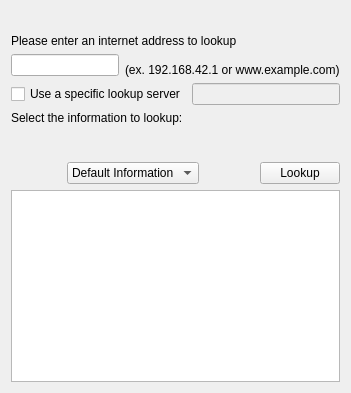
     <widget class="QWidget" name="tab_lookup">
      <attribute name="title">
       <string>Lookup</string>
      </attribute>
      <layout class="QVBoxLayout" name="verticalLayout_4">
       <property name="topMargin">
        <number>34</number>
       </property>
       <item>
        <widget class="QWidget" name="widget_4" native="true">
         <property name="minimumSize">
          <size>
           <width>0</width>
           <height>150</height>
          </size>
         </property>
         <property name="maximumSize">
          <size>
           <width>16777215</width>
           <height>150</height>
          </size>
         </property>
         <layout class="QVBoxLayout" name="verticalLayout_10">
          <property name="leftMargin">
           <number>0</number>
          </property>
          <property name="topMargin">
           <number>0</number>
          </property>
          <property name="rightMargin">
           <number>0</number>
          </property>
          <property name="bottomMargin">
           <number>0</number>
          </property>
          <item>
           <widget class="QLabel" name="label_4">
            <property name="sizePolicy">
             <sizepolicy hsizetype="Preferred" vsizetype="Fixed">
              <horstretch>0</horstretch>
              <verstretch>0</verstretch>
             </sizepolicy>
            </property>
            <property name="text">
             <string>Please enter an internet address to lookup</string>
            </property>
           </widget>
          </item>
          <item>
           <layout class="QHBoxLayout" name="horizontalLayout_4">
            <item>
             <widget class="QLineEdit" name="lookup_address_lineedit"/>
            </item>
            <item>
             <widget class="QLabel" name="label_5">
              <property name="sizePolicy">
               <sizepolicy hsizetype="Preferred" vsizetype="Fixed">
                <horstretch>0</horstretch>
                <verstretch>0</verstretch>
               </sizepolicy>
              </property>
              <property name="text">
               <string>&lt;html&gt;&lt;head/&gt;&lt;body&gt;&lt;p&gt;&lt;span style=&quot; font-size:14pt; vertical-align:sub;&quot;&gt;(ex. 192.168.42.1 or www.example.com)&lt;/span&gt;&lt;/p&gt;&lt;/body&gt;&lt;/html&gt;</string>
              </property>
             </widget>
            </item>
           </layout>
          </item>
          <item>
           <layout class="QHBoxLayout" name="horizontalLayout_5">
            <item>
             <widget class="QCheckBox" name="lookup_use_server_checkbox">
              <property name="text">
               <string>Use a specific lookup server</string>
              </property>
             </widget>
            </item>
            <item>
             <widget class="QLineEdit" name="lookup_server_lineedit">
              <property name="enabled">
               <bool>false</bool>
              </property>
             </widget>
            </item>
           </layout>
          </item>
          <item>
           <widget class="QLabel" name="label_6">
            <property name="text">
             <string>Select the information to lookup:</string>
            </property>
           </widget>
          </item>
          <item>
           <spacer name="verticalSpacer_4">
            <property name="orientation">
             <enum>Qt::Vertical</enum>
            </property>
            <property name="sizeHint" stdset="0">
             <size>
              <width>20</width>
              <height>40</height>
             </size>
            </property>
           </spacer>
          </item>
          <item>
           <layout class="QHBoxLayout" name="horizontalLayout_11">
            <property name="leftMargin">
             <number>0</number>
            </property>
            <property name="topMargin">
             <number>0</number>
            </property>
            <property name="rightMargin">
             <number>0</number>
            </property>
            <property name="bottomMargin">
             <number>0</number>
            </property>
            <item>
             <spacer name="horizontalSpacer_3">
              <property name="orientation">
               <enum>Qt::Horizontal</enum>
              </property>
              <property name="sizeHint" stdset="0">
               <size>
                <width>40</width>
                <height>20</height>
               </size>
              </property>
             </spacer>
            </item>
            <item>
             <widget class="QComboBox" name="lookup_information_combobox">
              <property name="sizePolicy">
               <sizepolicy hsizetype="Preferred" vsizetype="Fixed">
                <horstretch>0</horstretch>
                <verstretch>0</verstretch>
               </sizepolicy>
              </property>
              <item>
               <property name="text">
                <string>Default Information</string>
               </property>
              </item>
              <item>
               <property name="text">
                <string>ALL</string>
               </property>
              </item>
              <item>
               <property name="text">
                <string>A</string>
               </property>
              </item>
              <item>
               <property name="text">
                <string>AAAA</string>
               </property>
              </item>
              <item>
               <property name="text">
                <string>CNAME</string>
               </property>
              </item>
              <item>
               <property name="text">
                <string>MX</string>
               </property>
              </item>
              <item>
               <property name="text">
                <string>NS</string>
               </property>
              </item>
              <item>
               <property name="text">
                <string>PTR</string>
               </property>
              </item>
              <item>
               <property name="text">
                <string>SRV</string>
               </property>
              </item>
              <item>
               <property name="text">
                <string>SOA</string>
               </property>
              </item>
              <item>
               <property name="text">
                <string>TXT</string>
               </property>
              </item>
              <item>
               <property name="text">
                <string>CAA</string>
               </property>
              </item>
              <item>
               <property name="text">
                <string>DS</string>
               </property>
              </item>
              <item>
               <property name="text">
                <string>DNSKEY</string>
               </property>
              </item>
             </widget>
            </item>
            <item>
             <spacer name="horizontalSpacer_2">
              <property name="orientation">
               <enum>Qt::Horizontal</enum>
              </property>
              <property name="sizeHint" stdset="0">
               <size>
                <width>40</width>
                <height>20</height>
               </size>
              </property>
             </spacer>
            </item>
            <item>
             <widget class="QPushButton" name="lookup_button">
              <property name="sizePolicy">
               <sizepolicy hsizetype="Fixed" vsizetype="Fixed">
                <horstretch>0</horstretch>
                <verstretch>0</verstretch>
               </sizepolicy>
              </property>
              <property name="text">
               <string>Lookup</string>
              </property>
             </widget>
            </item>
           </layout>
          </item>
         </layout>
        </widget>
       </item>
       <item>
        <widget class="QTextBrowser" name="lookup_text_browser">
         <property name="font">
          <font>
           <family>Monospace</family>
          </font>
         </property>
         <property name="lineWrapMode">
          <enum>QTextEdit::NoWrap</enum>
         </property>
        </widget>
       </item>
      </layout>
     </widget>
